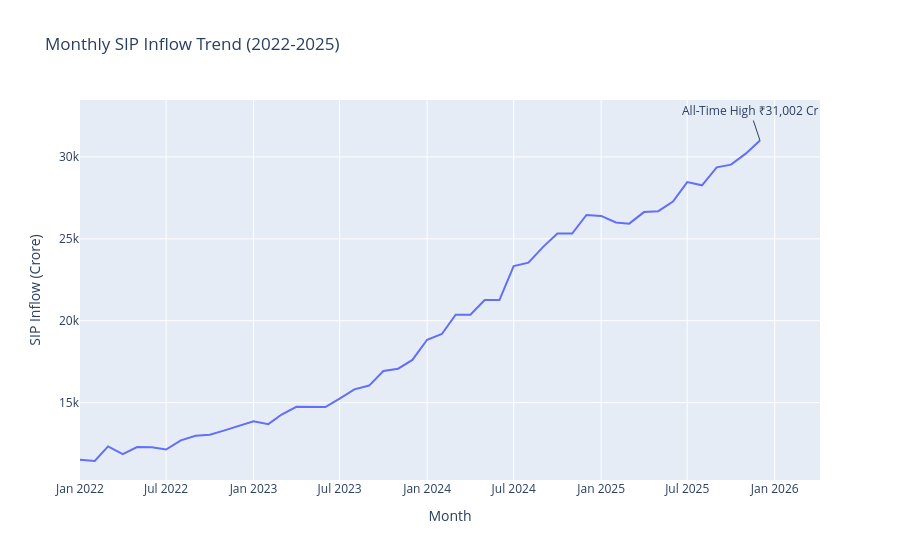

The notebook cell saved with this chart:
### Code cell
import plotly.express as px

fig = px.line(
    sip_df,
    x="month",
    y="sip_inflow_crore",
    title="Monthly SIP Inflow Trend (2022-2025)"
)

fig.add_annotation(
    x="2025-12-01",
    y=31002,
    text="All-Time High ₹31,002 Cr",
    showarrow=True
)

fig.update_layout(
    xaxis_title="Month",
    yaxis_title="SIP Inflow (Crore)"
)

fig.show()
